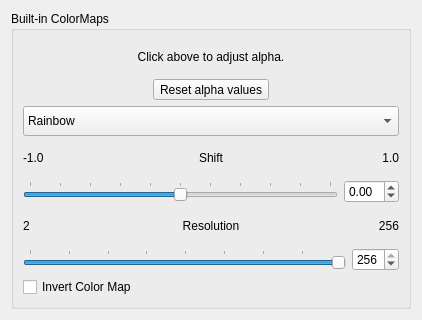
<?xml version="1.0" encoding="UTF-8"?>
<ui version="4.0">
 <class>CreateStandardColorMap</class>
 <widget class="QDialog" name="CreateStandardColorMap">
  <property name="geometry">
   <rect>
    <x>0</x>
    <y>0</y>
    <width>422</width>
    <height>320</height>
   </rect>
  </property>
  <property name="sizePolicy">
   <sizepolicy hsizetype="Fixed" vsizetype="Fixed">
    <horstretch>0</horstretch>
    <verstretch>0</verstretch>
   </sizepolicy>
  </property>
  <property name="minimumSize">
   <size>
    <width>422</width>
    <height>320</height>
   </size>
  </property>
  <property name="windowTitle">
   <string>Dialog</string>
  </property>
  <property name="autoFillBackground">
   <bool>false</bool>
  </property>
  <layout class="QVBoxLayout" name="verticalLayout_2">
   <item>
    <widget class="QGroupBox" name="groupBox">
     <property name="title">
      <string>Built-in ColorMaps</string>
     </property>
     <layout class="QVBoxLayout" name="verticalLayout">
      <item>
       <widget class="QLabel" name="label_7">
        <property name="text">
         <string>Click above to adjust alpha.</string>
        </property>
        <property name="alignment">
         <set>Qt::AlignCenter</set>
        </property>
       </widget>
      </item>
      <item alignment="Qt::AlignHCenter">
       <widget class="QToolButton" name="clearAlphaPointsToolButton_">
        <property name="text">
         <string>Reset alpha values</string>
        </property>
       </widget>
      </item>
      <item>
       <widget class="QComboBox" name="colorMapNameComboBox_">
        <property name="minimumSize">
         <size>
          <width>0</width>
          <height>30</height>
         </size>
        </property>
        <item>
         <property name="text">
          <string>Rainbow</string>
         </property>
        </item>
        <item>
         <property name="text">
          <string>Old Rainbow</string>
         </property>
        </item>
        <item>
         <property name="text">
          <string>Darkhue</string>
         </property>
        </item>
        <item>
         <property name="text">
          <string>Blackbody</string>
         </property>
        </item>
        <item>
         <property name="text">
          <string>Grayscale</string>
         </property>
        </item>
        <item>
         <property name="text">
          <string>Orange,Black,Lime</string>
         </property>
        </item>
       </widget>
      </item>
      <item>
       <layout class="QHBoxLayout" name="horizontalLayout">
        <property name="bottomMargin">
         <number>0</number>
        </property>
        <item>
         <widget class="QLabel" name="label_2">
          <property name="text">
           <string>-1.0</string>
          </property>
         </widget>
        </item>
        <item>
         <widget class="QLabel" name="label_3">
          <property name="text">
           <string>Shift</string>
          </property>
          <property name="alignment">
           <set>Qt::AlignCenter</set>
          </property>
         </widget>
        </item>
        <item>
         <widget class="QLabel" name="label">
          <property name="text">
           <string>1.0</string>
          </property>
          <property name="alignment">
           <set>Qt::AlignRight|Qt::AlignTrailing|Qt::AlignVCenter</set>
          </property>
         </widget>
        </item>
       </layout>
      </item>
      <item>
       <layout class="QHBoxLayout" name="horizontalLayout_2">
        <property name="bottomMargin">
         <number>0</number>
        </property>
        <item>
         <widget class="QSlider" name="shiftSlider_">
          <property name="minimum">
           <number>-100</number>
          </property>
          <property name="maximum">
           <number>100</number>
          </property>
          <property name="value">
           <number>0</number>
          </property>
          <property name="sliderPosition">
           <number>0</number>
          </property>
          <property name="orientation">
           <enum>Qt::Horizontal</enum>
          </property>
          <property name="tickPosition">
           <enum>QSlider::TicksAbove</enum>
          </property>
          <property name="tickInterval">
           <number>20</number>
          </property>
         </widget>
        </item>
        <item>
         <widget class="QDoubleSpinBox" name="shiftSpin_">
          <property name="minimum">
           <double>-1.000000000000000</double>
          </property>
          <property name="maximum">
           <double>1.000000000000000</double>
          </property>
          <property name="singleStep">
           <double>0.010000000000000</double>
          </property>
         </widget>
        </item>
       </layout>
      </item>
      <item>
       <layout class="QHBoxLayout" name="horizontalLayout_3">
        <property name="bottomMargin">
         <number>0</number>
        </property>
        <item>
         <widget class="QLabel" name="label_4">
          <property name="text">
           <string>2</string>
          </property>
         </widget>
        </item>
        <item>
         <widget class="QLabel" name="label_5">
          <property name="text">
           <string>Resolution</string>
          </property>
          <property name="alignment">
           <set>Qt::AlignCenter</set>
          </property>
         </widget>
        </item>
        <item>
         <widget class="QLabel" name="label_6">
          <property name="text">
           <string>256</string>
          </property>
          <property name="alignment">
           <set>Qt::AlignRight|Qt::AlignTrailing|Qt::AlignVCenter</set>
          </property>
         </widget>
        </item>
       </layout>
      </item>
      <item>
       <layout class="QHBoxLayout" name="horizontalLayout_4">
        <property name="bottomMargin">
         <number>0</number>
        </property>
        <item>
         <widget class="QSlider" name="resolutionSlider_">
          <property name="minimum">
           <number>2</number>
          </property>
          <property name="maximum">
           <number>256</number>
          </property>
          <property name="value">
           <number>256</number>
          </property>
          <property name="sliderPosition">
           <number>256</number>
          </property>
          <property name="orientation">
           <enum>Qt::Horizontal</enum>
          </property>
          <property name="tickPosition">
           <enum>QSlider::TicksAbove</enum>
          </property>
          <property name="tickInterval">
           <number>32</number>
          </property>
         </widget>
        </item>
        <item>
         <widget class="QSpinBox" name="resolutionSpin_">
          <property name="minimum">
           <number>2</number>
          </property>
          <property name="maximum">
           <number>256</number>
          </property>
          <property name="value">
           <number>256</number>
          </property>
         </widget>
        </item>
       </layout>
      </item>
      <item>
       <widget class="QCheckBox" name="invertCheck_">
        <property name="text">
         <string>Invert Color Map</string>
        </property>
        <property name="checked">
         <bool>false</bool>
        </property>
       </widget>
      </item>
     </layout>
    </widget>
   </item>
  </layout>
 </widget>
 <resources/>
 <connections/>
</ui>
